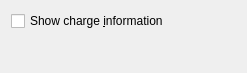
<?xml version="1.0" encoding="UTF-8"?>
<ui version="4.0">
 <class>batteryConfig</class>
 <widget class="QWidget" name="batteryConfig">
  <property name="geometry">
   <rect>
    <x>0</x>
    <y>0</y>
    <width>247</width>
    <height>73</height>
   </rect>
  </property>
  <property name="windowTitle">
   <string>Configure Battery Monitor</string>
  </property>
  <layout class="QVBoxLayout" name="verticalLayout">
   <item>
    <widget class="QCheckBox" name="kcfg_showBatteryString">
     <property name="toolTip">
      <string/>
     </property>
     <property name="text">
      <string>Show charge &amp;information</string>
     </property>
    </widget>
   </item>
   <item>
    <spacer name="verticalSpacer">
     <property name="orientation">
      <enum>Qt::Vertical</enum>
     </property>
     <property name="sizeHint" stdset="0">
      <size>
       <width>20</width>
       <height>15</height>
      </size>
     </property>
    </spacer>
   </item>
  </layout>
 </widget>
 <resources/>
 <connections/>
</ui>
